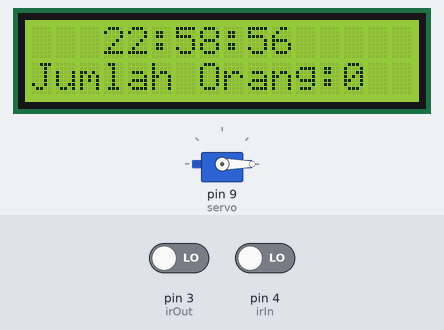
A sketch run on a simulated Arduino Uno, built with avr-gcc and run on an emulated ATmega328P. Parts: servo, 16×2 character LCD. Inputs (shaded band) come from the test bench; at power-on: pin 3 (irOut) LOW, pin 4 (irIn) LOW. The local clock reads 2024-03-15 10:24:30 at power-on unless the sketch sets it; what the sketch prints to the serial monitor is not drawn.

Above: at 1.7 s.
1.8 s: pin 3 (irOut) driven HIGH
At 5.7 s:
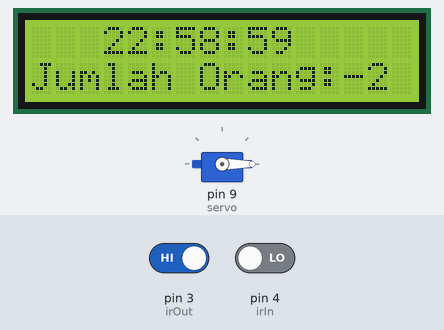
6.0 s: pin 4 (irIn) driven HIGH
8.7 s: pin 4 (irIn) driven LOW
At 11.2 s:
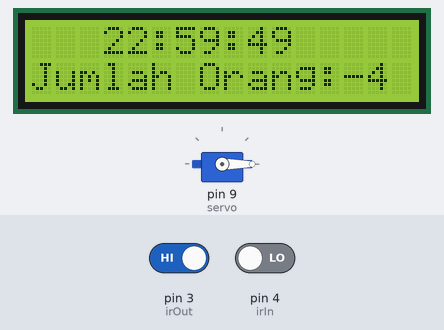
12.9 s: pin 3 (irOut) driven LOW
At 16.8 s:
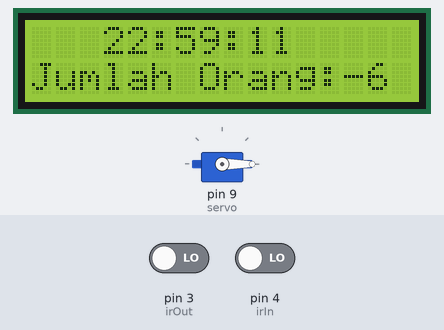
16.9 s: pin 3 (irOut) driven HIGH
At 18.8 s:
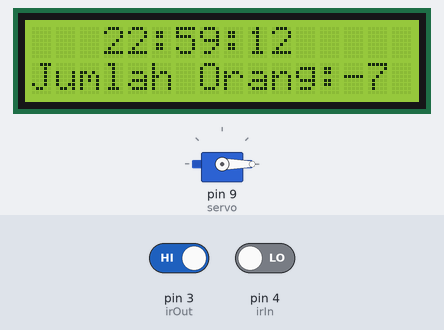
20.9 s: pin 4 (irIn) driven HIGH
At 23.3 s:
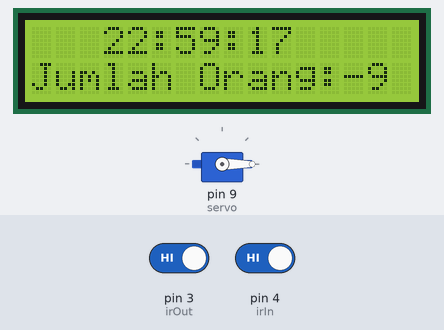
Timing chart, 0 to 24.8 s (numbered marks = the images above; inputs shaded):
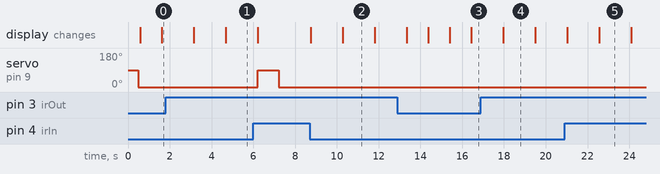

Measured:
- after the input at 1.8 s, servo on pin 9 (servo): stays 0° (without the input it goes to 90° after 3.9 s)
- what the display in image 2 shows lasts 1.5 s, from 10.3 s to 11.8 s

The sketch:

dinda.ino
```cpp
#include <virtuabotixRTC.h>
#include <Servo.h>
#include <LiquidCrystal_I2C.h>
#include <Wire.h>

//Inisialisasi pin (CLK, DAT, RST)
virtuabotixRTC myRTC(6, 7, 8);
Servo servo;
LiquidCrystal_I2C lcd(0x27, 16, 2);

#define irIn 4
#define irOut 3

int jam,menit;
int setJam = 22;
int setMenit = 59;

int jumlah_orang = 0;

void setup(){
  Serial.begin(9600);
  servo.attach(9);
  servo.write(90);
  delay(500);
  servo.write(0);

  pinMode(irIn, INPUT);
  pinMode(irOut, INPUT);

  lcd.begin();
  lcd.backlight();
  //seconds, minutes, hours, day of the week, day of the month, month, year
  myRTC.setDS1302Time(55,58,22,6,21,9,2022);
}

void loop(){
  rtc();
  orang();
  monitoring();

  if(jam == setJam && menit == setMenit){
    for(int i = 0; i!=1; i++){
      semprot();
    }

    if(jumlah_orang <= 15){
      setMenit = setMenit + 20;
    }
    else if(jumlah_orang > 15){
      setMenit = setMenit + 25;
    }
  }


  if(setMenit >60){
    setMenit = setMenit - 60;
    setJam += 1;

  }

  delay(1000);
}

void monitoring(){
  if(menit == 0){
    lcd.clear();
  }
  lcd.setCursor(0,1);
  lcd.print("Jumlah Orang: ");
  lcd.setCursor(13,1);
  lcd.print(jumlah_orang);
  lcd.setCursor(3,0);
  lcd.print(myRTC.hours);
  lcd.setCursor(5,0);
  lcd.print(":");
  lcd.setCursor(6,0);
  lcd.print(myRTC.minutes);
  lcd.setCursor(8,0);
  lcd.print(":");
  lcd.setCursor(9,0);
  lcd.print(myRTC.seconds);
}

void semprot(){
  servo.write(90);
  delay(1000);
  servo.write(0);
  setMenit = setMenit + 25;
}

void orang(){
  int masuk, keluar;
  masuk = digitalRead(irIn);
  keluar = digitalRead(irOut);

  if(masuk == HIGH && keluar == LOW){
    jumlah_orang += 1;
    delay(500);
  }
  else if(keluar == HIGH && masuk == LOW){
    jumlah_orang -= 1;
    delay(500);
  }
  else if(keluar == HIGH && masuk == HIGH){
    jumlah_orang = jumlah_orang;
    delay(500);
  }
  else{
    jumlah_orang = jumlah_orang;
  }
  if(jumlah_orang == 9){
    for(int i = 0; i != 0; i++){
      lcd.clear();
    }
  }
  Serial.print("jumlah orang:");
  Serial.println(jumlah_orang);
}

void rtc(){
  myRTC.updateTime();
  jam = myRTC.hours;
  menit = myRTC.minutes;
  Serial.print("Current Date / Time: ");
  Serial.print(myRTC.dayofmonth);
  Serial.print("/");
  Serial.print(myRTC.month);
  Serial.print("/");
  Serial.print(myRTC.year);
  Serial.print("  ");
  Serial.print(myRTC.hours);
  Serial.print(":");
  Serial.print(myRTC.minutes);
  Serial.print(":");
  Serial.println(myRTC.seconds);
}
```
